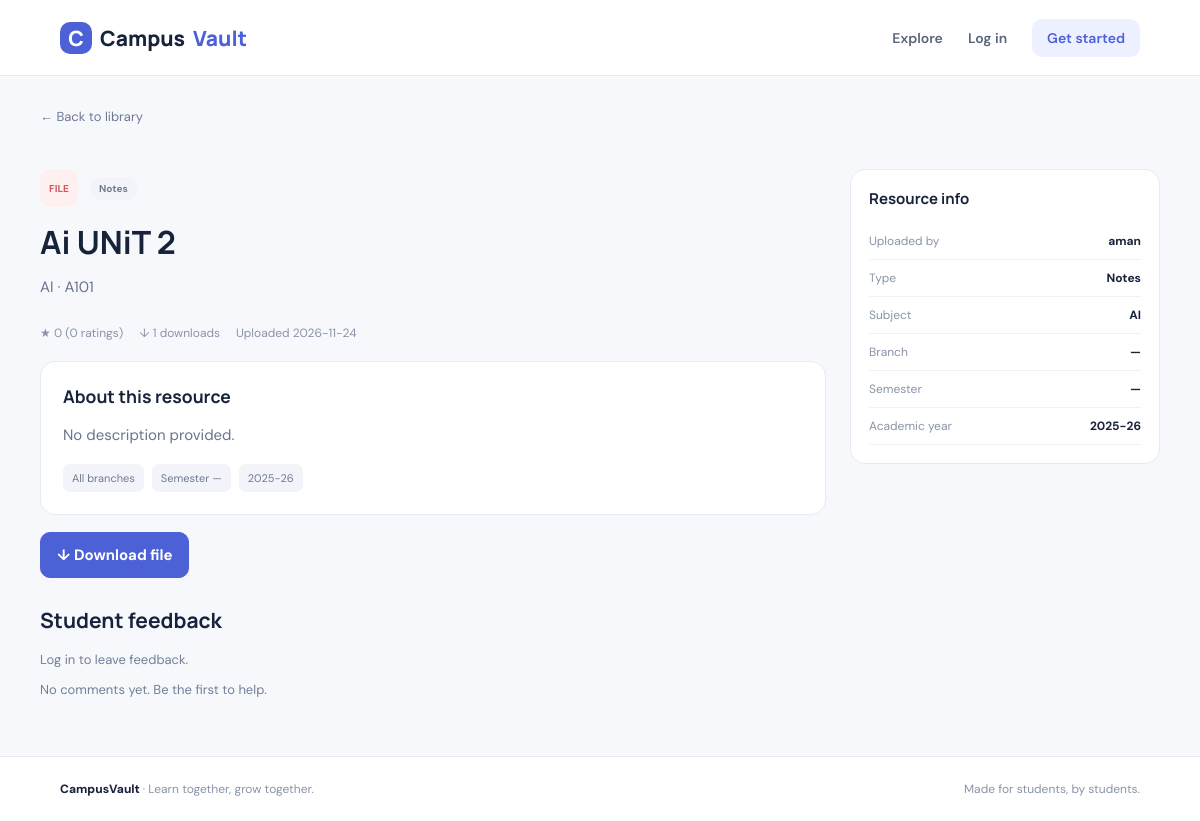
/resource/1, run on the app's committed database.
### tables this page shows
CREATE TABLE resources(
          id INTEGER PRIMARY KEY AUTOINCREMENT, title TEXT NOT NULL, subject TEXT NOT NULL,
          subject_code TEXT, branch TEXT, semester TEXT, category TEXT NOT NULL, academic_year TEXT,
          description TEXT, filename TEXT NOT NULL, original_filename TEXT, user_id INTEGER NOT NULL,
          downloads INTEGER DEFAULT 0, created_at TEXT DEFAULT CURRENT_TIMESTAMP,
          FOREIGN KEY(user_id) REFERENCES users(id));

CREATE TABLE users(
          id INTEGER PRIMARY KEY AUTOINCREMENT, name TEXT NOT NULL, email TEXT UNIQUE NOT NULL,
          password TEXT NOT NULL, branch TEXT, semester TEXT, role TEXT NOT NULL DEFAULT 'student', status TEXT NOT NULL DEFAULT 'active', created_at TEXT DEFAULT CURRENT_TIMESTAMP);

### app.py (the view)
@app.route("/resource/<int:resource_id>")
def resource_detail(resource_id):
    with db() as con:
        r=con.execute("""SELECT r.*,u.name uploader,
          COALESCE((SELECT ROUND(AVG(rating),1) FROM ratings x WHERE x.resource_id=r.id),0) avg_rating,
          (SELECT COUNT(*) FROM ratings x WHERE x.resource_id=r.id) rating_count
          FROM resources r JOIN users u ON u.id=r.user_id WHERE r.id=?""",(resource_id,)).fetchone()
        if not r: abort(404)
        comments=con.execute("""SELECT c.*,u.name FROM comments c JOIN users u ON u.id=c.user_id
          WHERE c.resource_id=? ORDER BY c.created_at DESC""",(resource_id,)).fetchall()
        bookmarked=False; my_rating=0
        if logged_in():
            bookmarked=bool(con.execute("SELECT 1 FROM bookmarks WHERE user_id=? AND resource_id=?",(session["user_id"],resource_id)).fetchone())
            row=con.execute("SELECT rating FROM ratings WHERE user_id=? AND resource_id=?",(session["user_id"],resource_id)).fetchone()
            my_rating=row["rating"] if row else 0
    return render_template("detail.html", resource=r, comments=comments, bookmarked=bookmarked, my_rating=my_rating)

### app.py (called while the page is built)
@app.context_processor
def inject_csrf():
    return {"csrf_token": csrf_token}

@app.before_request
def protect_post_requests():
    if request.method == "POST":
        supplied = request.form.get("csrf_token", "")
        expected = session.get("csrf_token", "")
        if not supplied or not expected or not hmac.compare_digest(supplied, expected):
            abort(400, description="Invalid or expired form token. Please reload the page and try again.")

def db():
    conn = sqlite3.connect(DB_PATH)
    conn.row_factory = sqlite3.Row
    conn.execute("PRAGMA foreign_keys = ON")
    return conn

def logged_in():
    return bool(session.get("user_id"))

def current_user():
    if not session.get("user_id"): return None
    with db() as con:
        return con.execute("SELECT id,name,email,branch,semester,role,status FROM users WHERE id=?", (session["user_id"],)).fetchone()

@app.context_processor
def inject_user():
    return {"current_user": current_user()}

### templates/detail.html (shortened to what this page needs)
{% extends "base.html" %}{% block title %}{{ resource.title }} · CampusVault{% endblock %}{% block content %}
<div class="page-head"><a href="{{ url_for('index') }}" class="back-link">← Back to library</a></div><div class="detail-layout"><article class="detail-main"><div class="detail-file"><span class="file-icon pdf">FILE</span><span class="category-pill">{{ resource.category }}</span></div><h1>{{ resource.title }}</h1><p class="detail-sub">{{ resource.subject }}{% if resource.subject_code %} · {{ resource.subject_code }}{% endif %}</p><div class="detail-stats"><span>★ {{ resource.avg_rating }} ({{ resource.rating_count }} ratings)</span><span>↓ {{ resource.downloads }} downloads</span><span>Uploaded {{ resource.created_at[:10] }}</span></div><div class="detail-box"><h3>About this resource</h3><p>{{ resource.description or 'No description provided.' }}</p><div class="detail-tags"><span>{{ resource.branch or 'All branches' }}</span><span>Semester {{ resource.semester or '—' }}</span><span>{{ resource.academic_year or 'Year not specified' }}</span></div></div><div class="detail-actions"><a class="btn-primary" href="{{ url_for('download',resource_id=resource.id) }}">↓ Download file</a></div><section class="comments"><h2>Student feedback</h2>{% if current_user %}<form method="post" action="{{ url_for('comment',resource_id=resource.id) }}" class="comment-form"><input type="hidden" name="csrf_token" value="{{ csrf_token() }}"><textarea name="comment" placeholder="Share feedback or helpful details..." required rows="2"></textarea><button class="btn-primary">Post comment</button></form>{% else %}<p class="muted">Log in to leave feedback.</p>{% endif %}{% for c in comments %}<div class="comment"><div class="avatar">{{ c.name[0]|upper }}</div><div><b>{{ c.name }}</b><small>{{ c.created_at }}</small><p>{{ c.comment }}</p></div></div>{% else %}<p class="muted">No comments yet. Be the first to help.</p>{% endfor %}</section></article><aside class="detail-side"><div class="side-card"><h3>Resource info</h3><div class="info-row"><span>Uploaded by</span><b>{{ resource.uploader }}</b></div><div class="info-row"><span>Type</span><b>{{ resource.category }}</b></div><div class="info-row"><span>Subject</span><b>{{ resource.subject }}</b></div><div class="info-row"><span>Branch</span><b>{{ resource.branch or '—' }}</b></div><div class="info-row"><span>Semester</span><b>{{ resource.semester or '—' }}</b></div><div class="info-row"><span>Academic year</span><b>{{ resource.academic_year or '—' }}</b></div></div></aside></div>{% endblock %}

### templates/base.html (shortened to what this page needs)
<!doctype html>
<html lang="en"><head>
<link rel="stylesheet" href="{{ url_for('static',filename='style.css') }}">
</head><body>
<nav class="navbar"><a class="brand" href="{{ url_for('index') }}"><span class="brand-mark">C</span> Campus<span>Vault</span></a>
<div class="nav-links"><a href="{{ url_for('index') }}">Explore</a>{% if current_user %}{% if current_user.role == 'admin' %}<a href="{{ url_for('admin_dashboard') }}">Admin</a>{% endif %}<a href="{{ url_for('bookmarks') }}">Bookmarks</a><a href="{{ url_for('index') }}#library">Study PDFs</a><a href="{{ url_for('my_uploads') }}">My uploads</a><a class="upload-nav" href="{{ url_for('upload') }}">＋ Upload</a><span class="user-chip">{{ current_user.name[0]|upper }}</span><form method="post" action="{{ url_for('logout') }}" class="logout-form"><input type="hidden" name="csrf_token" value="{{ csrf_token() }}"><button type="submit" class="nav-logout">Logout</button></form>{% else %}<a href="{{ url_for('login') }}">Log in</a><a class="upload-nav" href="{{ url_for('register') }}">Get started</a>{% endif %}</div>
<button class="mobile-menu" onclick="document.querySelector('.nav-links').classList.toggle('open')">☰</button></nav>
<main class="container">
{% block content %}{% endblock %}
</main>
<footer><div class="footer-brand">CampusVault <span>· Learn together, grow together.</span></div><span>Made for students, by students.</span></footer>
<script src="{{ url_for('static',filename='app.js') }}"></script></body></html>

### static/style.css (style rules this page uses)
* { box-sizing:border-box }
:root { --ink:#17233b;--muted:#718096;--blue:#4d61d7;--blue-dark:#3448ba;--line:#e7eaf2;--bg:#f7f8fc;--white:#fff }
body { margin:0;background:var(--bg);color:var(--ink);font-family:'DM Sans',sans-serif;font-size:15px }
a { text-decoration:none;color:inherit }
.navbar { height:76px;background:#fff;border-bottom:1px solid var(--line);display:flex;align-items:center;justify-content:space-between;padding:0 max(calc((100vw - 1160px)/2),5%);position:sticky;top:0;z-index:5 }
.brand { font-family:Manrope;font-weight:800;font-size:21px;display:flex;align-items:center;gap:8px }
.brand>span:last-child { color:var(--blue) }
.brand-mark { width:32px;height:32px;border-radius:10px;background:var(--blue);color:white;display:grid;place-items:center }
.nav-links { display:flex;align-items:center;gap:25px;color:#59657b;font-weight:600;font-size:14px }
.upload-nav { background:#edf0ff;color:var(--blue)!important;padding:10px 15px;border-radius:10px }
.container { max-width:1160px;margin:auto;padding:0 20px }
.btn-outline,.btn-primary,.btn-light { display:inline-flex;justify-content:center;align-items:center;border-radius:10px;padding:12px 16px;font:inherit;font-weight:700;cursor:pointer;border:1px solid var(--line);background:white;color:var(--ink) }
.btn-primary { background:var(--blue);border-color:var(--blue);color:white }
.file-icon { width:38px;height:38px;border-radius:10px;display:grid;place-items:center;font-size:10px;font-weight:800 }
.file-icon.pdf { background:#fff0f0;color:#d15b61 }
.category-pill { background:#f3f4fa;color:#707b92;border-radius:30px;padding:5px 9px;font-size:10px;font-weight:700 }
.footer-brand { font-weight:800;color:var(--ink) }
.footer-brand span { font-weight:400;color:#8994a7;font-size:12px }
footer { border-top:1px solid var(--line);padding:24px max(calc((100vw - 1160px)/2),5%);display:flex;justify-content:space-between;color:#8994a7;font-size:12px;background:white }
.page-head { padding:32px 0 22px }
.back-link { display:block;color:#6e7a91;font-size:13px;margin-bottom:22px }
.upload-form,.upload-tips,.form-section,.side-card,.detail-box { background:white;border:1px solid var(--line);border-radius:15px }
.detail-layout { display:grid;grid-template-columns:1fr 310px;gap:24px;padding-bottom:45px }
.detail-main h1 { font-family:Manrope;font-size:32px;line-height:1.25;margin:15px 0 8px }
.detail-file { display:flex;align-items:center;gap:12px }
.detail-sub { color:#68758d }
.detail-stats { display:flex;gap:16px;flex-wrap:wrap;color:#8994a7;font-size:12px;padding:13px 0 20px }
.detail-box { padding:22px }
.detail-box h3 { font-family:Manrope;margin:0 0 12px }
.detail-box p { color:#68758d;line-height:1.7 }
.detail-tags { display:flex;gap:8px;flex-wrap:wrap }
.detail-tags span { background:#f2f4fa;border-radius:7px;padding:7px 9px;font-size:11px;color:#6f7a90 }
.detail-actions { display:flex;gap:10px;margin:17px 0 }
.comments { margin-top:28px }
.comments h2 { font-family:Manrope;font-size:21px }
.muted { color:var(--muted);font-size:13px }
.detail-side { display:flex;flex-direction:column;gap:14px }
.side-card { padding:18px }
.side-card h3 { font-family:Manrope;font-size:15px;margin:0 0 14px }
.info-row { display:flex;justify-content:space-between;gap:10px;padding:10px 0;border-bottom:1px solid #f0f1f5;font-size:12px }
.info-row span { color:#8994a7 }
.info-row b { text-align:right }

### data on the page
resources: category "Notes", title "Ai UNiT 2", subject "AI", subject_code "A101", downloads "1", created_at "2026-11-24", description "No description provided.", branch "All branches", semester "—", academic_year "2025-26", branch "—"
users: uploader "aman"

### other printed values
{{ resource.avg_rating }} "0"
{{ resource.rating_count }} "0"
